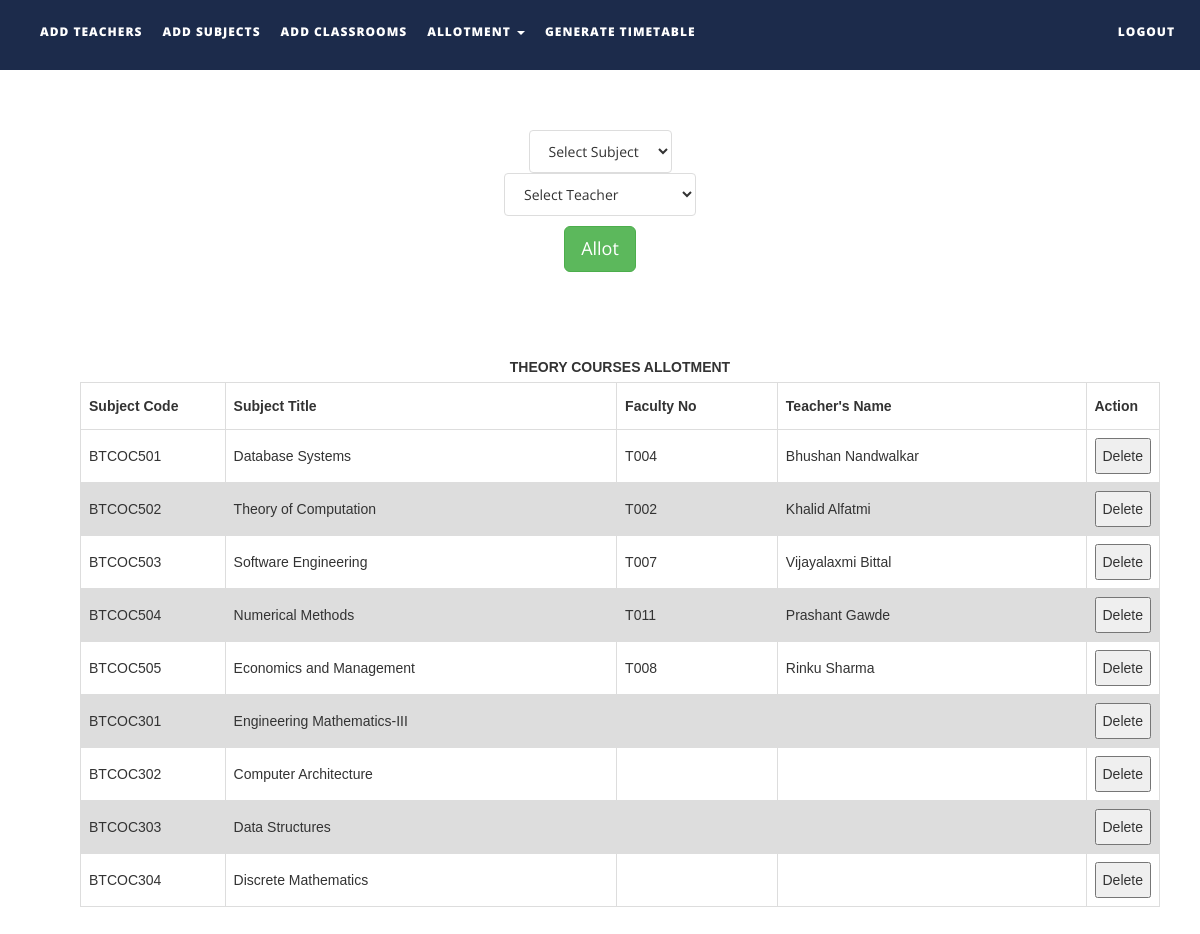
/files/allotsubjects.php, run on the app's committed database.
### tables this page shows
CREATE TABLE `subjects` (
  `subject_code` VARCHAR(10) NOT NULL,
  `subject_name` VARCHAR(50) NOT NULL,
  `course_type` VARCHAR(15) NOT NULL,
  `semester` INT(1) NOT NULL,
  `department` VARCHAR(50) NOT NULL,
  `isAlloted` INT(1) NOT NULL,
  `allotedto` TEXT NOT NULL,
  `allotedto2` TEXT NOT NULL,
  `allotedto3` TEXT NOT NULL
);

CREATE TABLE `teachers` (
  `faculty_number` VARCHAR(10) NOT NULL,
  `name` TEXT NOT NULL,
  `alias` VARCHAR(10) NOT NULL,
  `designation` VARCHAR(30) NOT NULL,
  `contact_number` VARCHAR(15) NOT NULL,
  `emailid` VARCHAR(50) NOT NULL
);

### files/allotsubjects.php (the view, shortened to what this page needs)
<!DOCTYPE html>
<html xmlns="http://www.w3.org/1999/xhtml">
<head>
    <link href="assets/css/bootstrap.css" rel="stylesheet"/>
    <link href="assets/css/font-awesome.min.css" rel="stylesheet"/>
    <link href="assets/css/flexslider.css" rel="stylesheet"/>
    <link href="assets/css/style.css" rel="stylesheet"/>
</head>
<body>
<div class="navbar navbar-inverse navbar-fixed-top " id="menu">
    <div class="container">
        <div class="navbar-collapse collapse move-me">
            <ul class="nav navbar-nav navbar-left">
                <li><a href="addteachers.php">ADD TEACHERS</a></li>
                <li><a href="addsubjects.php">ADD SUBJECTS</a></li>
                <li><a href="addclassrooms.php">ADD CLASSROOMS</a></li>
                <li class="dropdown"><a class="dropdown-toggle" data-toggle="dropdown" aria-expanded="false">ALLOTMENT
                        <span class="caret"></span></a>
                </li>
                <li><a href="generatetimetable.php">GENERATE TIMETABLE</a></li>
            </ul>
            <ul class="nav navbar-nav navbar-right">
                <li><a href="index.php">LOGOUT</a></li>
            </ul>
        </div>
    </div>
</div>
<br>
<div align="center">
    <form action="allotmentFormvalidation.php" method="post" style="margin-top: 100px">
        <div style="margin-top: 5px">
            <select name="tobealloted" class="list-group-item">
                <?php
                $q = mysqli_query(mysqli_connect("localhost", "root", "", "ttms"),
                    "SELECT * FROM subjects");
                $row_count = mysqli_num_rows($q);
                if ($row_count) {
                    $mystring = '
         <option selected disabled>Select Subject</option>';
                    while ($row = mysqli_fetch_assoc($q)) {
                        if ($row['isAlloted'] == 1 || $row['course_type'] == "LAB")
                            continue;
                        $mystring .= '<option value="' . $row['subject_code'] . '">' . $row['subject_name'] . '</option>';
                    }
                    echo $mystring;
                }
                ?>
            </select>
        </div>
        <div>
            <select name="toalloted" class="list-group-item">
                <?php
                $q = mysqli_query(mysqli_connect("localhost", "root", "", "ttms"),
                    "SELECT * FROM teachers ");
                $row_count = mysqli_num_rows($q);
                if ($row_count) {
                    $mystring = '
         <option selected disabled>Select Teacher</option>';
                    while ($row = mysqli_fetch_assoc($q)) {
                        $mystring .= '<option value="' . $row['faculty_number'] . '">' . $row['name'] . '</option>';
                    }
                    echo $mystring;
                }
                ?>
            </select>
        </div>
        <div style="margin-top: 10px">
            <button type="submit" class="btn btn-success btn-lg">Allot</button>
        </div>
    </form>
</div>
<table id=allotedsubjectstable>
    <caption><strong>THEORY COURSES ALLOTMENT</strong></caption>
    <tr>
        <th width="150">Subject Code</th>
        <th width=420>Subject Title</th>
        <th width="170">Faculty No</th>
        <th width="330">Teacher's Name</th>
        <th width="40">Action</th>
    </tr>
    <tbody>
    <?php
    $q = mysqli_query(mysqli_connect("localhost", "root", "", "ttms"),
        "SELECT * FROM subjects ");
    while ($row = mysqli_fetch_assoc($q)) {
        if ($row['isAlloted'] == 0 || $row['course_type'] == 'LAB')
            continue;
        $teacher_id = $row['allotedto'];
        $t = mysqli_query(mysqli_connect("localhost", "root", "", "ttms"),
            "SELECT name FROM teachers WHERE faculty_number = '$teacher_id'");
        $trow = mysqli_fetch_assoc($t);
        echo "<tr><td>{$row['subject_code']}</td>
                    <td>{$row['subject_name']}</td>
                    <td>{$row['allotedto']}</td>
                    <td>{$trow['name']}</td>
                   <td>
                    <button>Delete</button></td>
                    </tr>\n";
    }
    ?>
    </tbody>
</table>
</body>
</html>

### files/assets/css/style.css (style rules this page uses)
#menu { background-color: rgba(28, 43, 75, 1); color: #fff; font-size: 12px; font-weight: 900; letter-spacing: 1px; min-height: 70px; }
.navbar-inverse { border-color: transparent; }
.navbar-inverse .navbar-nav > li > a, .navbar-inverse .navbar-nav > li > a:hover { color: #FFF; padding: 22px 10px; }

### files/allotsubjects.php (style rules this page uses)
table { margin-top: 80px; margin-bottom: 50px; font-family: arial, sans-serif; border-collapse: collapse; margin-left: 80px; width: 90%; }
td, th { border: 1px solid #dddddd; text-align: left; padding: 8px; }
tr:nth-child(even) { background-color: #dddddd; }

### data on the page
subjects: subject_code "BTCOC501", subject_name "Database Systems", allotedto "T004", teachers.name "Bhushan Nandwalkar"
subjects: subject_code "BTCOC502", subject_name "Theory of Computation", allotedto "T002", teachers.name "Khalid Alfatmi"
subjects: subject_code "BTCOC503", subject_name "Software Engineering", allotedto "T007", teachers.name "Vijayalaxmi Bittal"
subjects: subject_code "BTCOC504", subject_name "Numerical Methods", allotedto "T011", teachers.name "Prashant Gawde"
subjects: subject_code "BTCOC505", subject_name "Economics and Management", allotedto "T008", teachers.name "Rinku Sharma"
subjects: subject_code "BTCOC301", subject_name "Engineering Mathematics-III"
subjects: subject_code "BTCOC302", subject_name "Computer Architecture"
subjects: subject_code "BTCOC303", subject_name "Data Structures"
subjects: subject_code "BTCOC304", subject_name "Discrete Mathematics"
